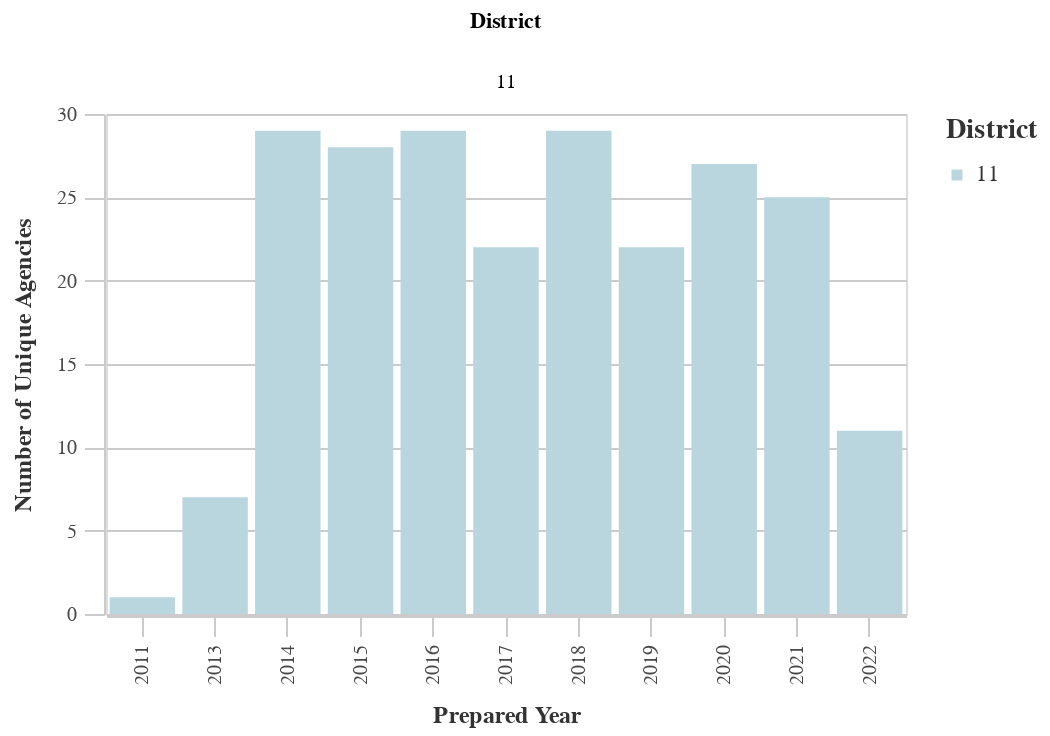

The cell this chart's notebook holds for it:
### Code cell
#Unique Prefixes by Dist
dist_years_prefix = ((
        df
        >> group_by(_.prepared_y, _.dist)
        >> summarize(n=_.prefix.nunique())
        >> arrange(-_.prepared_y)
    ).rename(columns={'dist':'District', 'n':'Count'}))

chart11 = (alt.Chart(dist_years_prefix).mark_bar().encode(
        column='District:N',
        x=alt.X('prepared_y:O', title='Prepared Year'),
        y=alt.Y('Count:Q', title='Number of Unique Agencies'),
        color = alt.Color("District:N", 
                              scale=alt.Scale(
                                  range=altair_utils.CALITP_SEQUENTIAL_COLORS),  
                               legend=alt.Legend(title="District")
                              )
                              ))
chart11 = styleguide.preset_chart_config(chart11)
chart11 = _dla_utils_reports.add_tooltip(chart11, 'prepared_y','Count')
    
display(HTML("<h4><strong>Number of Unique Prefix Codes by District</strong></h4>"))
chart11

### Figure 1 — Vega-Lite specification as saved in the notebook (floating-point values rounded to 4 significant figures)
{"config": {"view": {"continuousWidth": 400, "continuousHeight": 300}, "axis": {"domainColor": "#cbcbcb", "grid": true, "gridColor": "#cbcbcb", "gridWidth": 1, "labelColor": "#474747", "labelFont": "Nunito Sans", "labelFontSize": 10, "labelPadding": 4, "tickColor": "#cbcbcb", "tickSize": 10, "titleColor": "#333", "titleFont": "Raleway", "titleFontSize": 12, "titlePadding": 10}, "axisBand": {"grid": false}, "background": "white", "font": "Raleway", "header": {"labelFont": "Nunito Sans", "titleFont": "Raleway"}, "legend": {"labelColor": "#333", "labelFont": "Nunito Sans", "labelFontSize": 11, "labelLimit": 0, "padding": 1, "symbolSize": 30, "symbolType": "square", "titleColor": "#333", "titleFont": "Raleway", "titleFontSize": 14, "titlePadding": 10}, "title": {"anchor": "middle", "font": "Raleway", "fontSize": 18, "fontWeight": 300, "offset": 20}}, "data": {"name": "data-99c8bc4921f978ca25e99cea33a2f429"}, "mark": "bar", "encoding": {"color": {"field": "District", "legend": {"title": "District"}, "scale": {"range": ["#B9D6DF", "#8CBCCB", "#2EA8CE", "#136C97", "#0B405B"]}, "type": "nominal"}, "column": {"field": "District", "type": "nominal"}, "tooltip": [{"field": "prepared_y", "type": "quantitative"}, {"field": "Count", "type": "quantitative"}], "x": {"field": "prepared_y", "title": "Prepared Year", "type": "ordinal"}, "y": {"field": "Count", "title": "Number of Unique Agencies", "type": "quantitative"}}, "height": 250, "width": 400, "$schema": "https://vega.github.io/schema/vega-lite/v4.17.0.json", "datasets": {"data-99c8bc4921f978ca25e99cea33a2f429": [{"prepared_y": 2022.0, "District": 11, "Count": 11}, {"prepared_y": 2021.0, "District": 11, "Count": 25}, {"prepared_y": 2020.0, "District": 11, "Count": 27}, {"prepared_y": 2019.0, "District": 11, "Count": 22}, {"prepared_y": 2018.0, "District": 11, "Count": 29}, {"prepared_y": 2017.0, "District": 11, "Count": 22}, {"prepared_y": 2016.0, "District": 11, "Count": 29}, {"prepared_y": 2015.0, "District": 11, "Count": 28}, {"prepared_y": 2014.0, "District": 11, "Count": 29}, {"prepared_y": 2013.0, "District": 11, "Count": 7}, {"prepared_y": 2011.0, "District": 11, "Count": 1}]}}
